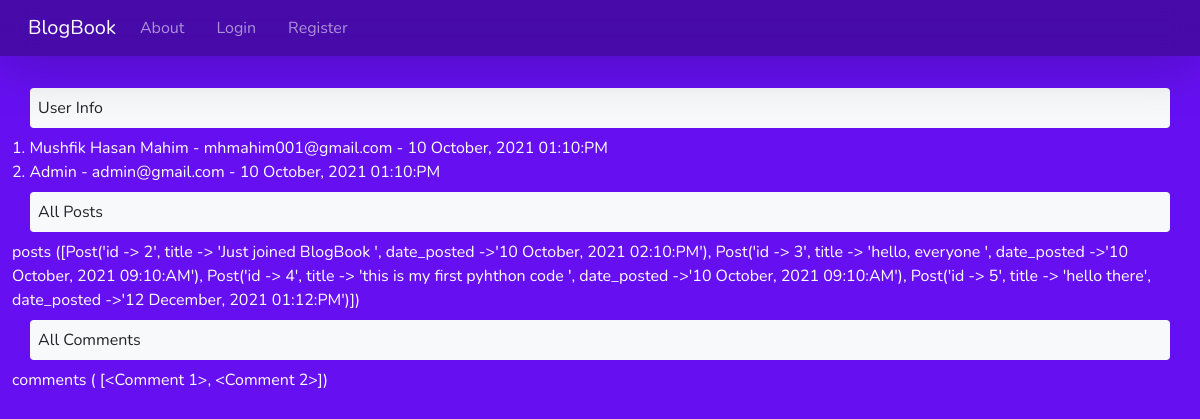
Screenshot of /control_panel with the database file from the repository.
### app.py (models this page shows, shortened)
class User(db.Model, UserMixin):
    id = db.Column(db.Integer, primary_key=True)
    name = db.Column(db.String(300), nullable=False)
    email = db.Column(db.String(300), unique=True, nullable=False)
    profile_pic = db.Column(db.String(30), default=None)
    password = db.Column(db.String(300), nullable=False)
    date_posted = db.Column(db.String(50), default=get_time())
    posts = db.relationship("Post", backref="user", passive_deletes=True)
    comments = db.relationship("Comment", backref="user", passive_deletes=True)
    replys = db.relationship("Reply", backref="user", passive_deletes=True)
    likes = db.relationship("Like", backref="user", passive_deletes=True)
    comment_likes = db.relationship(
        "CommentLike", backref="user", passive_deletes=True)

class Post(db.Model):
    id = db.Column(db.Integer, primary_key=True)
    title = db.Column(db.String(300), nullable=False)
    date_posted = db.Column(db.String(50), default=get_time())
    content = db.Column(db.Text, nullable=False)
    author = db.Column(db.Integer, db.ForeignKey(
        'user.id', ondelete="CASCADE"),  nullable=False)
    comments = db.relationship("Comment", backref="post", passive_deletes=True)
    likes = db.relationship("Like", backref="post", passive_deletes=True)
    def __repr__(self):
        return f"Post('id -> {self.id}', title -> '{self.title}', date_posted ->'{self.date_posted}')"

### app.py (the view)
@ app.route("/control_panel", methods=["GET", "POST"])
def control_panel():
    return render_template("control_panel.html", User=User, Comment=Comment, Post=Post, user=current_user)

### templates/control_panel.html (shortened to what this page needs)
{% extends "base.html" %}
{% block body %}
    <div class="txxt-center text-dark bg-light p-2 rounded container my-2 "> User Info</div>
    {% for user in User.query.all() %}
    <div>{{ loop.index }}. {{user.name}} - {{user.email}} - {{user.date_posted }}</div>
    {% endfor %}
<div class="txxt-center text-dark bg-light p-2 rounded container my-2 ">All Posts</div>
posts ({{ Post.query.all() }})
<div class="txxt-center text-dark bg-light p-2 rounded container my-2 ">All Comments </div>
comments ( {{ Comment.query.all() }})
{% endblock %}

### templates/base.html (shortened to what this page needs)
<!doctype html>
<html lang="en">
  <head>
    <link href="https://cdn.jsdelivr.net/npm/bootstrap@5.0.2/dist/css/bootstrap.min.css" rel="stylesheet">
    <link rel="stylesheet" href="https://cdnjs.cloudflare.com/ajax/libs/font-awesome/4.7.0/css/font-awesome.min.css">
   <link
  rel="stylesheet"
  href="/static/main.css">
   <link href="https://maxcdn.bootstrapcdn.com/font-awesome/4.7.0/css/font-awesome.min.css" rel="stylesheet">
  </head>
  <body style="min-height: 100vh;background:#6610f2; color: white;">
    <nav class="shadow-lg p-2 mb-6 navbar navbar-expand-lg navbar-dark" style=" backdrop-filter:blur(1rem); background: rgba(1,1,1,0.3)">
      <div class="container-fluid">
        <a class="navbar-brand mx-2" href="{{ url_for('index') }}">BlogBook</a>
        <div class="collapse navbar-collapse" id="navbarSupportedContent">
          <ul class="navbar-nav me-auto mb-2 mb-lg-0">
          {% if user.is_authenticated %}
            <li class="nav-item">
              <a class="mx-2 nav-link" aria-current="page" href="{{ url_for('index') }}">Home</a>
            </li>
            <li class="nav-item">
              <a class="mx-2 nav-link" href="{{ url_for('about') }}">About</a>
            </li>
            <li class="nav-item">
              <a class="mx-2 nav-link" href="{{ url_for('create_post') }}">Create Post</a>
            </li>
            <li class="nav-item">
              <a class="mx-2 nav-link" href="{{ url_for('logout') }}">Logout</a>
            </li>
            </li>
            <li class="nav-item">
              <a class="mx-2 nav-link" href="{{ url_for('profile') }}">Profile</a>
            </li>
            {% else %}
            <li class="nav-item">
              <a class="mx-2 nav-link" href="{{ url_for('about') }}">About</a>
            </li>
            <li class="nav-item">
              <a class="mx-2 nav-link" href="{{ url_for('login') }}">Login</a>
            </li>
            <li class="nav-item">
              <a class="mx-2 nav-link" href="{{ url_for('register') }}">Register</a>
            </li>
            {% endif %}
          </ul>
        </div>
      </div>
    </nav>
    <br>
    <div class="container-fluid" style="min-height: 80vh;">
    {% block body %}
    {% endblock %}
    </div>
  </body>
</html>

### templates/base.html (style rules this page uses)
body { font-family: 'Nunito', sans-serif; }

### rows the page displays
User: name "Mushfik Hasan Mahim", email "mhmahim001@gmail.com", date_posted "10 October, 2021 01:10:PM"
User: name "Admin", email "admin@gmail.com", date_posted "10 October, 2021 01:10:PM"
Post: query.all "[Post('id -> 2', title -> 'Just joined BlogBook ', date_posted ->'10 October, 2021 02:10:PM'), Post('id -> 3', title -> 'hello, everyone ', date_posted ->'10 October, 2021 09:10:AM'), Post('id -> 4', title -> 'this is my first pyhthon code ', date_posted ->'10 October, 2021 09:10:AM'), Post('id -> 5', title -> 'hello there', date_posted ->'12 December, 2021 01:12:PM')]"

### other values shown
{{ Comment.query.all() }} "[<Comment 1>, <Comment 2>]"
